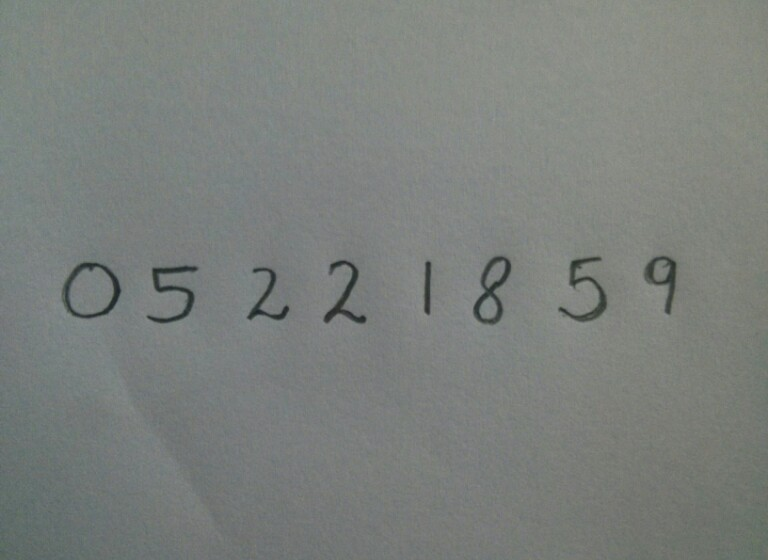
#> input picture digitRecognition/photo_1.jpg, 768 x 560 px, given in place of the camera
$ python __init__.py   (older library calls are emulated)
#> lines starting #> are read from the running program, lines starting #| are printed output that depends on the picture
import cv2
import numpy as np

# Start capturing the video using laptop webcam
cap = cv2.VideoCapture(0)

# Initialize Centroid
pre_cx = 0;
pre_cy = 0;

i = False;

# Creates an empty Canvas
img = np.zeros((512, 512, 3), np.uint8)


def nothing():
    pass

cv2.namedWindow('Colorbars')

# assign strings for ease of coding
hh = 'Hue High'
hl = 'Hue Low'
sh = 'Saturation High'
sl = 'Saturation Low'
vh = 'Value High'
vl = 'Value Low'
wnd = 'Colorbars'

# Begin Creating trackbars for each
cv2.createTrackbar(hl, wnd, 110, 179, nothing)
cv2.createTrackbar(hh, wnd, 130, 179, nothing)
cv2.createTrackbar(sl, wnd, 50, 255, nothing)
cv2.createTrackbar(sh, wnd, 255, 255, nothing)
cv2.createTrackbar(vl, wnd, 50, 255, nothing)
cv2.createTrackbar(vh, wnd, 255, 255, nothing)

while (1):
    # Take each frame
    _, frame = cap.read()
#> frame is the input picture: shape (560, 768, 3); mean B, G, R 123.9, 127.4, 123
    hsv = cv2.cvtColor(frame, cv2.COLOR_BGR2HSV)
#> hsv: shape (560, 768, 3); mean H, S, V 66.6, 12.1, 127.6

    # [13 lines of commented-out code are left out]
    lower_blue = np.array([110, 50, 50])
    upper_blue = np.array([130, 255, 255])

    # Mask the hsv to the image
    mask = cv2.inRange(hsv, lower_blue, upper_blue)
#> mask: shape (560, 768); every value is 0
    cv2.imshow("MASK", mask)

    # Reduce noise using Median Blur Filter
    median = cv2.medianBlur(mask, 5)
    cv2.imshow("MEDIAN", median)

    flipped_frame = cv2.flip(frame, 1)
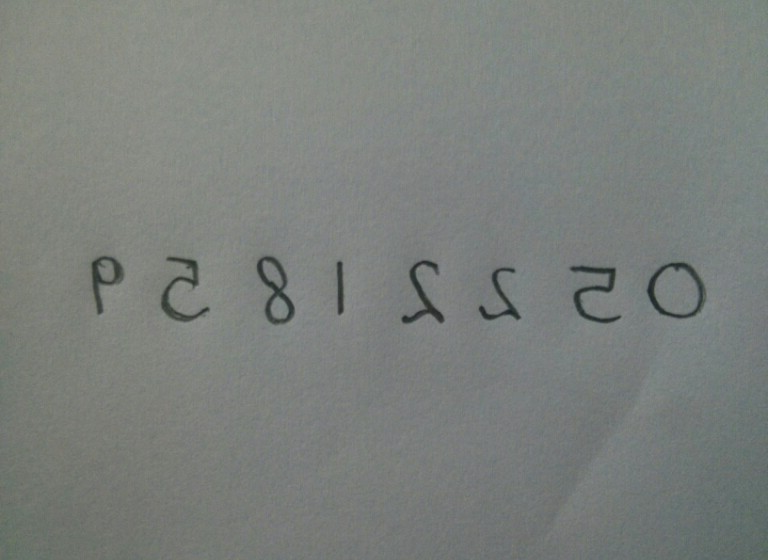
#> flipped_frame: shape (560, 768, 3); mean B, G, R 123.9, 127.4, 123
    cv2.imshow('FRAME', flipped_frame)

    # Detect the contours and sorts them according to their area
    im2, contours, hie = cv2.findContours(median, 1, 2)
#> contours = []; hie = None
    cnt_sort = sorted(contours, key=cv2.contourArea, reverse=True)
#> cnt_sort = []

    flip = cv2.flip(img, 1)

    # Find moments of the largest contour
#> (the run stopped early here; a loop or call above may not have finished)

$ run again, on digitRecognition/photo_2.jpg
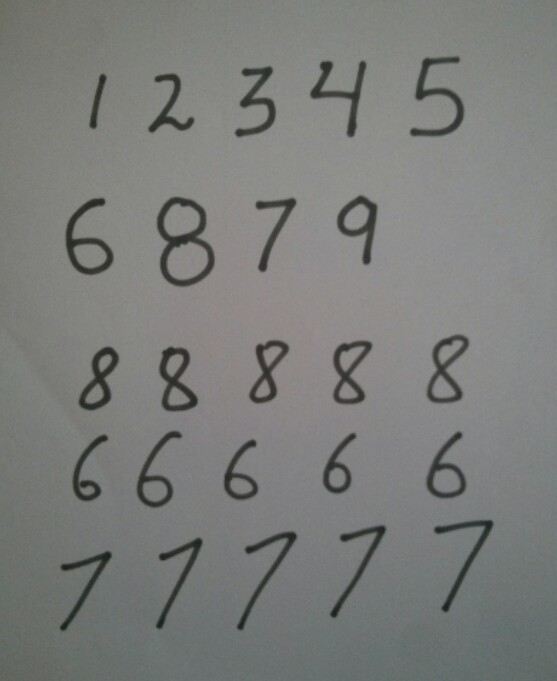
#> input picture digitRecognition/photo_2.jpg, 557 x 681 px, given in place of the camera
#> frame is the input picture: shape (681, 557, 3); mean B, G, R 122.1, 124.5, 123.1
#> hsv: shape (681, 557, 3); mean H, S, V 53.7, 9.3, 125.2
#> mask: shape (681, 557); every value is 0
#> `flipped_frame = cv2.flip(frame, 1)`:
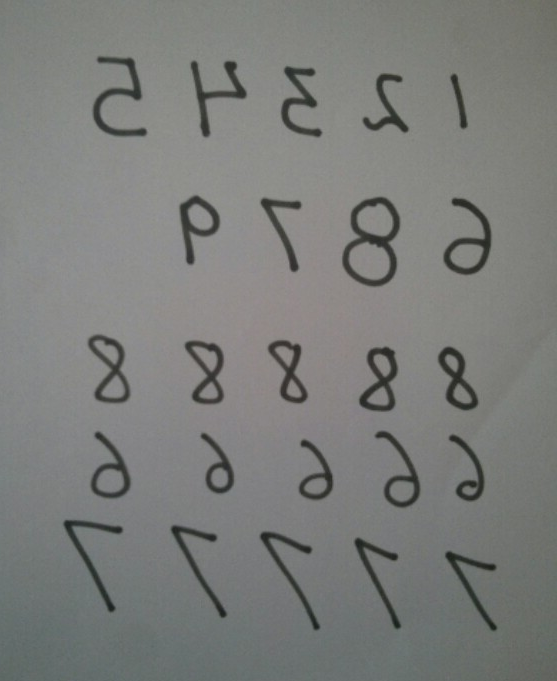
#> flipped_frame: shape (681, 557, 3); mean B, G, R 122.1, 124.5, 123.1
#> contours = []; hie = None
#> cnt_sort = []
